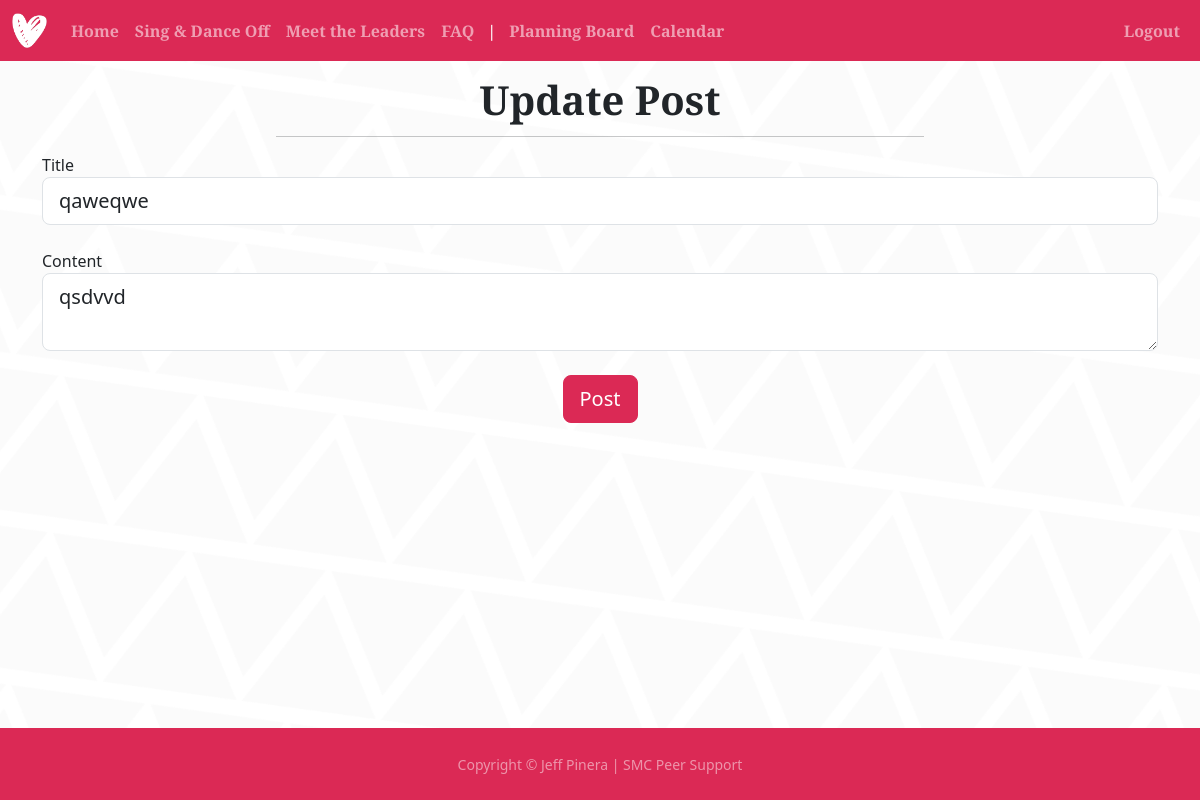
The page /update-post/5 (signed in) on the database as committed earlier.
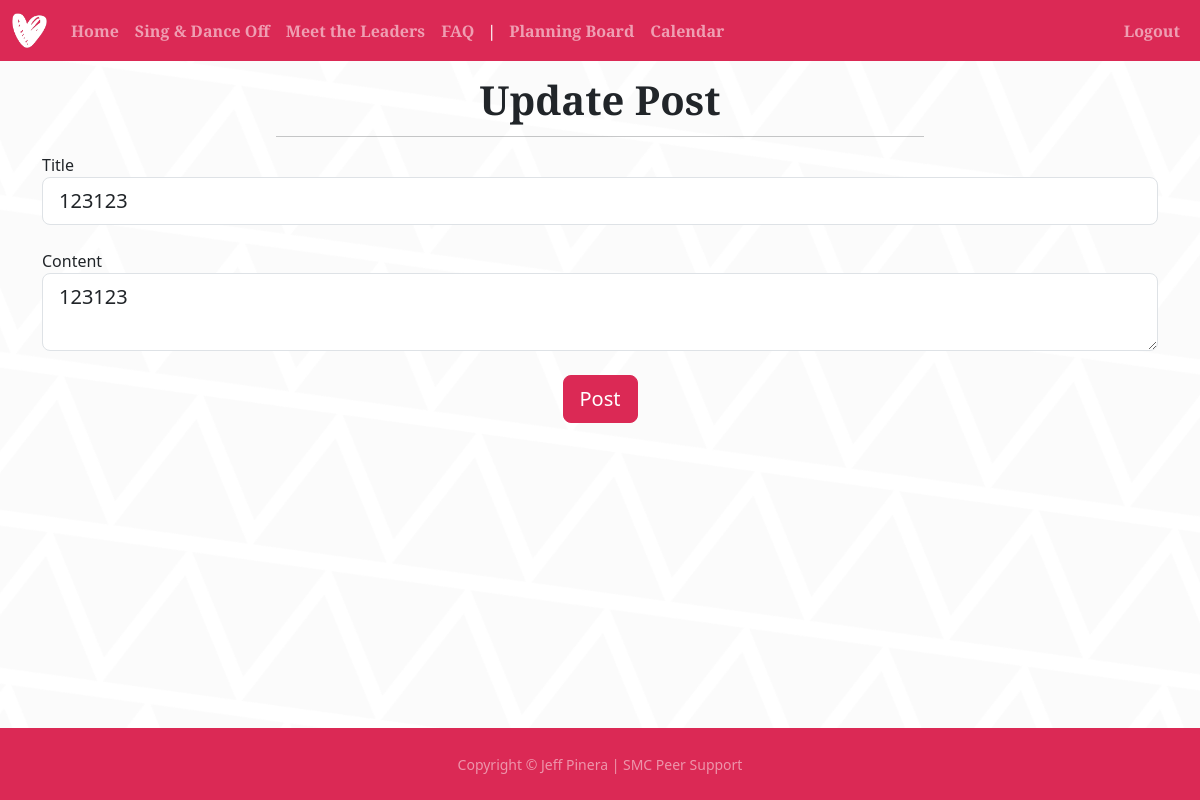
The same page on the database as committed later.
### website/models.py (models this page shows)
class Post(db.Model):
    id = db.Column(db.Integer, primary_key=True)
    title = db.Column(db.String(150), nullable=False)
    content = db.Column(db.Text, nullable=False)
    date_created = db.Column(db.DateTime(timezone=True), default=func.now())
    author = db.Column(db.Integer, db.ForeignKey(
        'user.id', ondelete="CASCADE"), nullable=False)
    comments = db.relationship('Comment', backref='post', passive_deletes=True)
    likes = db.relationship('Like', backref='post', passive_deletes=True)

### website/views.py (the view)
@views.route("/update-post/<id>", methods=['GET', 'POST'])
@login_required
def update_post(id):
    post = Post.query.filter_by(id=id).first()
    if post.author != current_user.id:
        flash('You do not have permission to edit this post.', category='error')
    form = PostForm()
    if form.validate_on_submit():
        post.title = form.title.data
        post.content = form.content.data
        db.session.commit()
        flash('Post updated!', category='success')
        page = request.args.get('page', 1, type=int)
        posts = Post.query.order_by(
            Post.date_created.desc()).paginate(page=page, per_page=4)
        return render_template("blog.html", user=current_user, posts=posts)
    elif request.method == 'GET':
        form.title.data = post.title
        form.content.data = post.content
    return render_template("update_post.html", form=form, user=current_user, posts=post)

### website/forms.py
class PostForm(FlaskForm):
    title = StringField('Title', validators=[DataRequired()])
    content = TextAreaField('Content', validators=[DataRequired()])
    submit = SubmitField('Post')

### website/__init__.py (called while the page is built)
def create_app():
    app = Flask(__name__)
    app.config['SECRET_KEY'] = "9TGpWEMCbL"
    app.config['SQLALCHEMY_DATABASE_URI'] = f'sqlite:///{DB_NAME}'
    db.init_app(app)
    from .views import views
    from .auth import auth
    app.register_blueprint(views, url_prefix="/")
    app.register_blueprint(auth, url_prefix="/")
    from .models import User
    with app.app_context():
        db.create_all()
    login_manager = LoginManager()
    login_manager.login_view = "auth.login"
    login_manager.init_app(app)
    @login_manager.user_loader
    def load_user(id):
        return User.query.get(int(id))
    return app

### website/templates/update_post.html (shortened to what this page needs)
{% extends "template.html" %} {% block title %} Update Post • Peer Support SMC {% endblock %}
{% block content %}
<div class="content-section container">
<section class="container">
  <div class="container px-4 px-lg-5 h-100 navspace">
    <div
      class="row gx-4 gx-lg-5 h-100 align-items-center justify-content-center text-center"
    >
      <div class="col-lg-8 align-self-end">
        <h1 class="text-dark headings-font">Update Post</h1>
        <hr class="divider" />
      </div>
    </div>
  </div>
</section>
    <form method="POST" action="">
        <fieldset class="form-group">
            <div class="form-group">
                {{ form.title.label(class="form-control-label") }}
                {% if form.title.errors %}
                    {{ form.title(class="form-control form-control-lg is-invalid") }}
                    <div class="invalid-feedback">
                        {% for error in form.tile.errors %}
                            <span>{{ error}}</span>
                        {% endfor %}
                    </div>
                {% else %}
                    {{ form.title(class="form-control form-control-lg") }}
                {% endif %}
            </div>
        </fieldset>
        <br/>
        <fieldset class="form-group">
            <div class="form-group">
                {{ form.content.label(class="form-control-label") }}
                {% if form.content.errors %}
                    {{ form.content(class="form-control form-control-lg is-invalid") }}
                    <div class="invalid-feedback">
                        {% for error in form.content.errors %}
                            <span>{{ error}}</span>
                        {% endfor %}
                    </div>
                {% else %}
                    {{ form.content(class="form-control form-control-lg") }}
                {% endif %}
            </div>
        </fieldset>
        <br/>
            <div class="form-group" align="center">
                {{ form.submit(class="btn btn-primary btn-lg red") }}
            </div>
    </form>
</div>
{% endblock %}

Rows that differ between the two databases and show on the page:
changed Post: title "qaweqwe" → "123123"; content "qsdvvd" → "123123"
